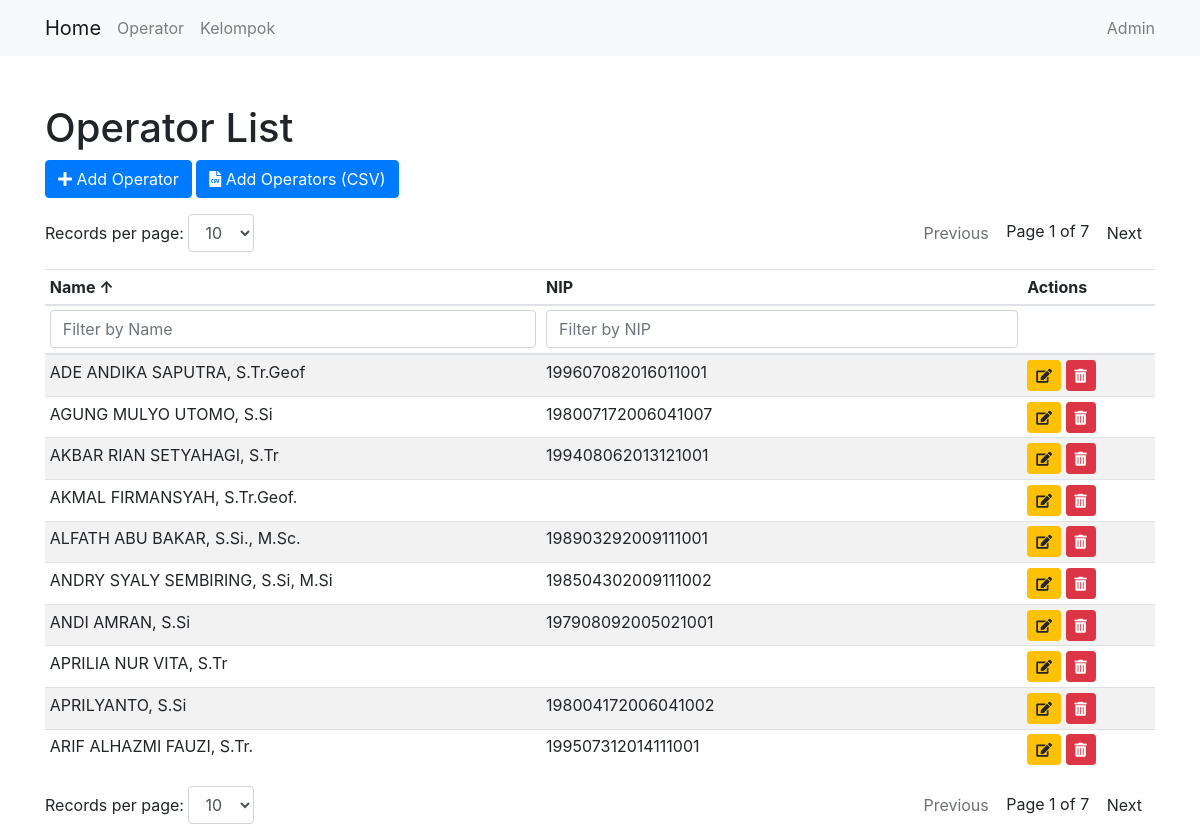
The app's page /core/operator/ with its own data.
### core/models.py (models this page shows, shortened)
class Operator(models.Model):
    name = models.CharField(max_length=100)
    NIP = models.CharField(max_length=18)
    nickname = models.CharField(max_length=100, default='')

### core/views.py (the view)
# urls.py: path('operator/', OperatorListView.as_view(), name='operator_list'),
class OperatorListView(ListView):
    model = Operator
    template_name = 'core/operator_list.html'
    context_object_name = 'operator'

### core/templates/core/operator_list.html (shortened to what this page needs)
{% extends 'core/base.html' %}
{% block content %}
<h1 class="mt-5">Operator List</h1>
<a href="{% url 'core:operator_create' %}" class="btn btn-primary mb-3">
    <i class="fas fa-plus"></i> Add Operator
</a>
<a href="{% url 'core:operator_bulk_create' %}" class="btn btn-primary mb-3">
    <i class="fas fa-file-csv"></i> Add Operators (CSV)
</a>
<div class="d-flex justify-content-between mb-3">
    <div>
        <label for="recordsPerPageTop">Records per page:</label>
        <select id="recordsPerPageTop" class="form-control d-inline-block w-auto">
            <option value="10" selected>10</option>
        </select>
    </div>
    <div>
        <button id="prevPageTop" class="btn btn_light">Previous</button>
        <span id="pageInfoTop"></span>
        <button id="nextPageTop" class="btn btn_light">Next</button>
    </div>
</div>
<div class="table-responsive">
    <table class="table table-striped table-sm" id="operatorTable">
        <thead>
            <tr>
                <th onclick="sortTable(0)" style="cursor: pointer;">Name <span id="nameSortArrow">↑</span></th>
                <th onclick="sortTable(1)" style="cursor: pointer;">NIP </th>
                <th>Actions</th>
            </tr>
            <tr>
                <th><input type="text" id="nameFilter" onkeyup="filterTable(0)" placeholder="Filter by Name" class="form-control"></th>
                <th><input type="text" id="nipFilter" onkeyup="filterTable(1)" placeholder="Filter by NIP" class="form-control"></th>
                <th></th>
            </tr>
        </thead>
        <tbody id="operatorTableBody">
            {% for record in operator %}
            <tr>
                <td>{{ record.name }}</td>
                <td>{{ record.NIP }}</td>
                <td>
                    <a href="{% url 'core:operator_update' record.pk %}" class="btn btn-sm btn-warning" data-toggle="tooltip" title="Edit">
                        <i class="fas fa-edit"></i>
                    </a>
                    <form action="{% url 'core:operator_delete_direct' record.pk %}" method="post" style="display:inline;">
                        <button type="button" class="btn btn-sm btn-danger delete-button" data-toggle="tooltip" title="Delete">
                            <i class="fas fa-trash-alt"></i>
                        </button>
                    </form>
                </td>
            </tr>
            {% endfor %}
        </tbody>
    </table>
</div>
<div class="d-flex justify-content-between">
    <div>
        <label for="recordsPerPage">Records per page:</label>
        <select id="recordsPerPage" class="form-control d-inline-block w-auto">
            <option value="10" selected>10</option>
        </select>
    </div>
    <div>
        <button id="prevPage" class="btn btn_light">Previous</button>
        <span id="pageInfo"></span>
        <button id="nextPage" class="btn btn_light">Next</button>
    </div>
</div>
{% endblock %}

### records on screen
Operator: name "ADE ANDIKA SAPUTRA, S.Tr.Geof", NIP "199607082016011001"
Operator: name "AGUNG MULYO UTOMO, S.Si", NIP "198007172006041007"
Operator: name "AKBAR RIAN SETYAHAGI, S.Tr", NIP "199408062013121001"
Operator: name "AKMAL FIRMANSYAH, S.Tr.Geof."
Operator: name "ALFATH ABU BAKAR, S.Si., M.Sc.", NIP "198903292009111001"
Operator: name "ANDRY SYALY SEMBIRING, S.Si, M.Si", NIP "198504302009111002"
Operator: name "ANDI AMRAN, S.Si", NIP "197908092005021001"
Operator: name "APRILIA NUR VITA, S.Tr"
Operator: name "APRILYANTO, S.Si", NIP "198004172006041002"
Operator: name "ARIF ALHAZMI FAUZI, S.Tr.", NIP "199507312014111001"
